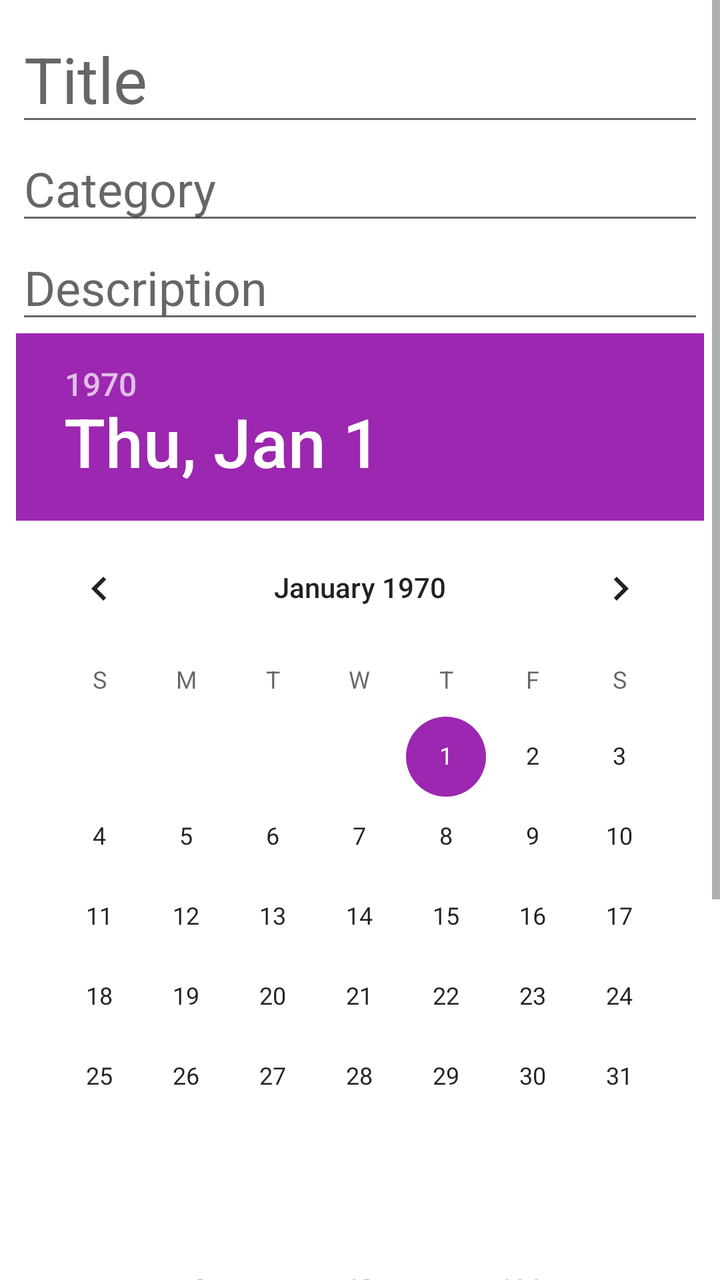
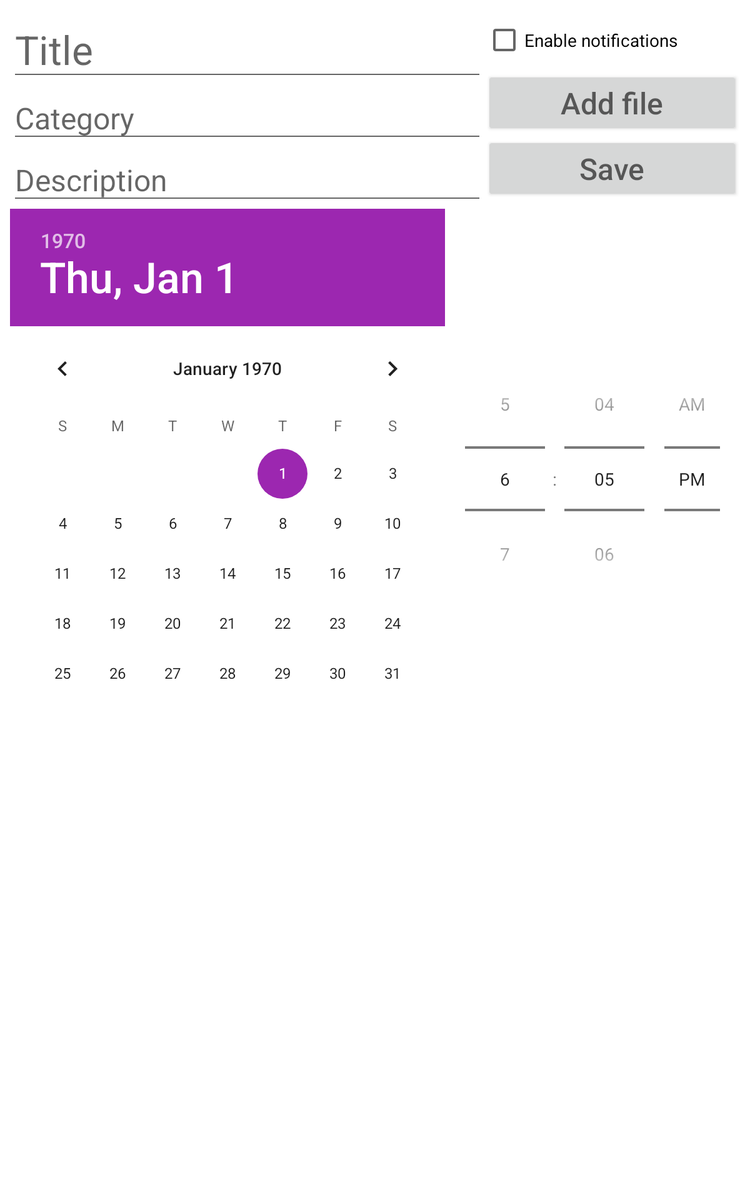

An Android layout and its configuration variant, each rendered on a device that would load it. The default file and the variant file are quoted in full after the pictures.
<!-- AndroidManifest.xml: application theme Theme.ToDoList -->
<!-- res/layout/activity_add_task.xml -->
<?xml version="1.0" encoding="utf-8"?>
<ScrollView xmlns:android="http://schemas.android.com/apk/res/android"
    xmlns:app="http://schemas.android.com/apk/res-auto"
    xmlns:tools="http://schemas.android.com/tools"
    android:layout_width="match_parent"
    android:layout_height="match_parent"
    tools:context=".AddTaskActivity">
    <androidx.constraintlayout.widget.ConstraintLayout
        android:layout_width="match_parent"
        android:layout_height="wrap_content"
        android:layout_margin="8dp"
        >
        <EditText
            android:id="@+id/task_title"
            android:layout_width="match_parent"
            android:layout_height="wrap_content"
            app:layout_constraintTop_toTopOf="parent"
            app:layout_constraintStart_toStartOf="parent"
            android:hint="Title"
            android:textSize="32sp"
            />
        <EditText
            android:id="@+id/task_category"
            android:layout_width="match_parent"
            android:layout_height="wrap_content"
            app:layout_constraintTop_toBottomOf="@+id/task_title"
            app:layout_constraintStart_toStartOf="parent"
            android:hint="Category"
            android:textSize="24sp"
            />
        <EditText
            android:id="@+id/task_description"
            android:layout_width="match_parent"
            android:layout_height="wrap_content"
            app:layout_constraintTop_toBottomOf="@+id/task_category"
            app:layout_constraintStart_toStartOf="parent"
            android:hint="Description"
            android:textSize="24sp"
            />

        <DatePicker
            android:id="@+id/task_deadline_date"
            android:layout_width="wrap_content"
            android:layout_height="wrap_content"
            app:layout_constraintTop_toBottomOf="@+id/task_description"
            app:layout_constraintStart_toStartOf="parent"
            app:layout_constraintEnd_toEndOf="parent"
            />

        <TimePicker
            android:id="@+id/task_deadline_time"
            android:layout_width="wrap_content"
            android:layout_height="wrap_content"
            app:layout_constraintTop_toBottomOf="@+id/task_deadline_date"
            app:layout_constraintStart_toStartOf="parent"
            app:layout_constraintEnd_toEndOf="parent"
            android:timePickerMode="spinner"
            />

        <CheckBox
            android:id="@+id/task_notification"
            android:layout_width="wrap_content"
            android:layout_height="wrap_content"
            app:layout_constraintTop_toBottomOf="@+id/task_deadline_time"
            app:layout_constraintStart_toStartOf="parent"
            android:text="Enable notifications"
            />
        <androidx.recyclerview.widget.RecyclerView
            android:id="@+id/task_attachments"
            android:layout_width="match_parent"
            android:layout_height="wrap_content"
            app:layout_constraintStart_toStartOf="parent"
            app:layout_constraintTop_toBottomOf="@+id/task_notification"
            />
        <Button
            android:id="@+id/add_attachment_button"
            android:layout_width="0dp"
            android:layout_height="wrap_content"
            app:layout_constraintStart_toStartOf="parent"
            app:layout_constraintEnd_toStartOf="@+id/save_task_button"
            app:layout_constraintTop_toBottomOf="@+id/task_attachments"
            app:layout_constraintBottom_toBottomOf="parent"
            android:hint="Add file"
            android:textSize="24sp"
            />

        <Button
            android:id="@+id/save_task_button"
            android:layout_width="0dp"
            android:layout_height="wrap_content"
            app:layout_constraintStart_toEndOf="@+id/add_attachment_button"
            app:layout_constraintEnd_toEndOf="parent"
            app:layout_constraintTop_toBottomOf="@+id/task_attachments"
            app:layout_constraintBottom_toBottomOf="parent"
            android:layout_marginLeft="6sp"
            android:hint="Save"
            android:textSize="24sp"
            />

    </androidx.constraintlayout.widget.ConstraintLayout>

</ScrollView>
<!-- resources referenced by this layout -->
<resources>
  <style name="Theme.ToDoList" parent="Theme.MaterialComponents.DayNight.DarkActionBar">
          
          <item name="colorPrimary">#9C27B0</item>
          <item name="colorPrimaryVariant">#673AB7</item>
          <item name="colorOnPrimary">@color/white</item>
          
          <item name="colorSecondary">#9C27B0</item>
          <item name="colorSecondaryVariant">#673AB7</item>
          <item name="colorOnSecondary">@color/black</item>
          
          <item name="android:statusBarColor">?attr/colorPrimaryVariant</item>
          
      </style>
</resources>
<!-- res/layout-sw600dp/activity_add_task.xml (the author's variant of the layout above) -->
<!-- drawn on a 7-inch tablet held upright -->
<?xml version="1.0" encoding="utf-8"?>
<ScrollView xmlns:android="http://schemas.android.com/apk/res/android"
    xmlns:app="http://schemas.android.com/apk/res-auto"
    xmlns:tools="http://schemas.android.com/tools"
    android:layout_width="match_parent"
    android:layout_height="match_parent"
    tools:context=".AddTaskActivity">
    <androidx.constraintlayout.widget.ConstraintLayout
        android:layout_width="match_parent"
        android:layout_height="wrap_content"
        android:layout_margin="8dp"
        >
        <EditText
            android:id="@+id/task_title"
            android:layout_width="0dp"
            android:layout_height="wrap_content"
            app:layout_constraintTop_toTopOf="parent"
            app:layout_constraintStart_toStartOf="parent"
            app:layout_constraintEnd_toEndOf="@id/guide_line"
            android:hint="Title"
            android:textSize="32sp"
            />
        <EditText
            android:id="@+id/task_category"
            android:layout_width="0dp"
            android:layout_height="wrap_content"
            app:layout_constraintTop_toBottomOf="@+id/task_title"
            app:layout_constraintStart_toStartOf="parent"
            app:layout_constraintEnd_toEndOf="@id/guide_line"
            android:hint="Category"
            android:textSize="24sp"
            />
        <EditText
            android:id="@+id/task_description"
            android:layout_width="0dp"
            android:layout_height="wrap_content"
            app:layout_constraintTop_toBottomOf="@+id/task_category"
            app:layout_constraintStart_toStartOf="parent"
            app:layout_constraintEnd_toEndOf="@id/guide_line"
            android:hint="Description"
            android:textSize="24sp"
            />
        <LinearLayout
            android:id="@+id/deadline_picker"
            android:layout_width="match_parent"
            android:layout_height="wrap_content"
            app:layout_constraintTop_toBottomOf="@+id/task_description"
            android:gravity="center"
            >
            <DatePicker
                android:id="@+id/task_deadline_date"
                android:layout_width="wrap_content"
                android:layout_height="wrap_content"
                app:layout_constraintTop_toBottomOf="parent"
                app:layout_constraintStart_toStartOf="parent"
                app:layout_constraintEnd_toStartOf="@+id/task_deadline_time"
                />

            <TimePicker
                android:id="@+id/task_deadline_time"
                android:layout_width="wrap_content"
                android:layout_height="wrap_content"
                app:layout_constraintTop_toBottomOf="@+id/task_description"
                app:layout_constraintEnd_toEndOf="parent"
                app:layout_constraintStart_toEndOf="@+id/task_deadline_date"
                android:timePickerMode="spinner"
                />
        </LinearLayout>

        <androidx.constraintlayout.widget.Guideline
            android:id="@+id/guide_line"
            android:layout_width="wrap_content"
            android:layout_height="wrap_content"
            app:layout_constraintGuide_percent="0.65"
            android:orientation="vertical"
            />
        <androidx.recyclerview.widget.RecyclerView
            android:id="@+id/task_attachments"
            android:layout_width="match_parent"
            android:layout_height="wrap_content"
            app:layout_constraintStart_toStartOf="parent"
            app:layout_constraintTop_toBottomOf="@+id/deadline_picker"
            />

        <CheckBox
            android:id="@+id/task_notification"
            android:layout_width="wrap_content"
            android:layout_height="wrap_content"
            app:layout_constraintTop_toTopOf="parent"
            app:layout_constraintStart_toStartOf="@id/guide_line"
            android:text="Enable notifications"
            />

        <Button
            android:id="@+id/add_attachment_button"
            android:layout_width="0dp"
            android:layout_height="wrap_content"
            app:layout_constraintStart_toStartOf="@id/guide_line"
            app:layout_constraintEnd_toEndOf="parent"
            app:layout_constraintTop_toBottomOf="@+id/task_notification"
            android:hint="Add file"
            android:textSize="24sp"
            />

        <Button
            android:id="@+id/save_task_button"
            android:layout_width="0dp"
            android:layout_height="wrap_content"
            app:layout_constraintStart_toStartOf="@id/guide_line"
            app:layout_constraintEnd_toEndOf="parent"
            app:layout_constraintTop_toBottomOf="@+id/add_attachment_button"
            android:hint="Save"
            android:textSize="24sp"
            />


    </androidx.constraintlayout.widget.ConstraintLayout>

</ScrollView>
